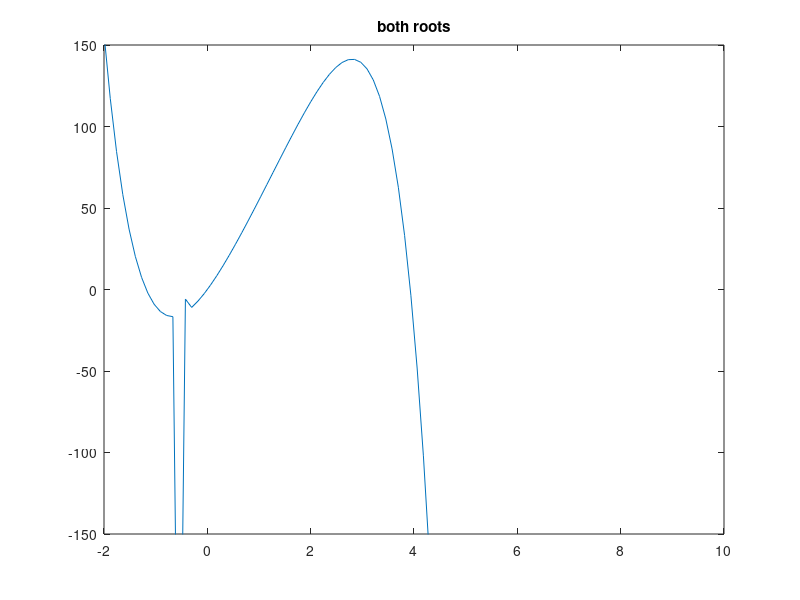
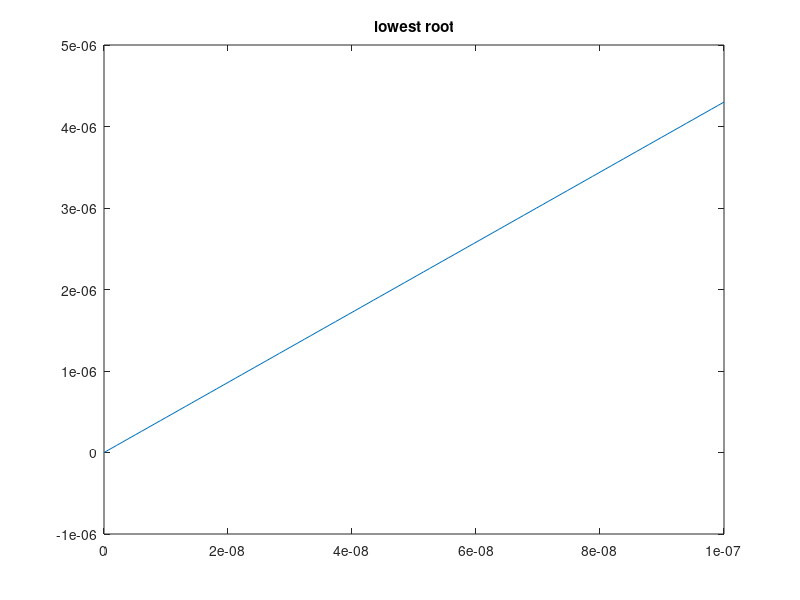
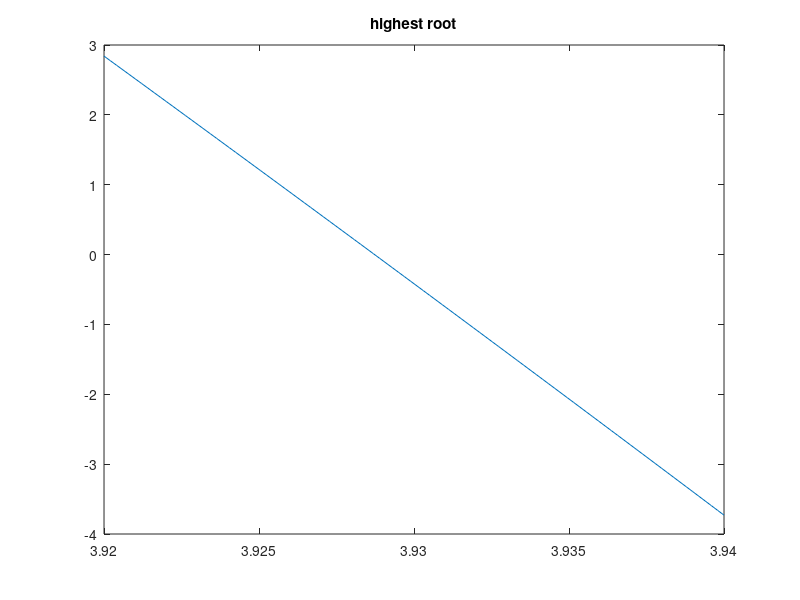

Write the MATLAB code that produced these figures, in order. (Note: this script raises an error after producing the figures.)
% Icke-linj(är) skal(är) ekvation med Newtons metod
clc; clear all; close all; format long;

% For finding the constants of convergence, we've seen that the relative
% errors are not that good for this. We'll need the true error, and for
% that we're looking to the future and procure the real roots:
low_root = 0.000000000003810;  high_root = 3.928727810646067;


% bestäm rötter till
f = @(x) 62.*x - ((x.^2 + x + 0.04) ./ (2.*x + 1)).^7 - 19.*x.*exp(-x);
% note: när det inte funkar att dra en vektor genom funktionen, kolla så
% att alla operatorer för multiplikation, division, och exponentiering
% har en punkt innan för att göra operationerna elementvisa. Jag missade
% punkten vid "./".

% den här kommer behövas senare: ... kanske.
fp = @(x) @(x, x_old) (f(x) - f(x_old)) / (x - x_old);  % secant impostor

%fp = @(x) 62 - 7.*((x.^2 + x + .04) ./ (2.*x + 1)) ...
%    .*((2*x.^2 + 2*x + .92)./(4*x.^2 + 4.*x + 1)) ...
%    + 19 .* exp(-x) .* (x - 1);
% The middle part was hard to differentiate, and I got
% 7*((x.^2 + x + .04) ./ (2*x + 1)).*((2*x.^2 + 2*x + .92)./(4*x.^2 + 4.*x + 1))
% which I thought was cor

% a. Grovlokalisera den största och den minsta roten. Genom följande prov
% ses att f(0)*f(1) < 0 & f(1)*f(4) < 0, alltså finns det rötter i de två
% intervallen. Av lydelsen antas att det bara finns två positiva rötter.
% Detta är dock inte uppenbart, och svårt att urskilja från funktionens
% utseende, annat än att den blir... nej, det är svårt.

f([0 1 4]')
%f(0)
%f(1)
%f(2)

x = linspace(-2, 10);
plot(x, f(x)); ylim([-150, 150]); title("both roots");

figure(2)
plot(linspace(0,.0000001, 100), f(linspace(0,.0000001, 100)));
title("lowest root");

figure(3)
plot(linspace(3.92, 3.94, 100), f(linspace(3.92, 3.94, 100)));
title("highest root");

% Part c: determine roots with Newton's method
tol = 10^(-8);  % this is for "relativfel", relative error in Sauer.
                % relative error = abs(x_c - x) / abs(x)

% I'll postphone this slightly... wouldn't I have to know the
% root to calculate the relative error?
% ok, Sauer 1.2.4 Stopping criteria. The relative error 
% stopping critera is (abs(x_iplus1 - x_i) / abs(x_i_plus_1)) < TOL

% What's a constant of convergence?
% answer: error_next = M * error_previous ^ alpha, where
% M is the constant of convergence and 
% alhpa is the order of convergence. 2 for Newtons.
% M = error_nect / (error_previous^alpha)
% to get alpha, take a second point: error_previous =
% M*error_previouser^alpha and combine the two equations, use log-laws,
% and solve for alpha.

% lowest root
x0 = 1; list_1 = [x0]; error_list_1 = []; true_error_list_1 = [];
max_iter = 100; iter = 1; error = 1;
while (iter < max_iter) && (error > tol)
    x1 = x0 - f(x0)/ fp(x0);
    error = abs(x1 - x0) / abs(x1);
    if iter ~= 1        % I don't want to include my error = 1
        error_list_1(end+1) = error;
    end
    x0 = x1; list_1(end+1) = x1;
    iter = iter + 1;
    true_error = abs(x1 - low_root);
    true_error_list_1(end + 1) = true_error;
end
disp("low root is: " + x1);
disp("List of first iterations: "); disp(list_1');
disp("Relative error list one is: ")
disp(error_list_1')
disp("True error list one is: ")
disp(true_error_list_1')

% Finding contant of convergence
M_1_list = []; order = 2;
for k = 1: length(true_error_list_1) - 1 - 1    % minus ett för lärdomen.
    M_1 = true_error_list_1(k+1) / (true_error_list_1(k).^order);
    M_1_list(end + 1) = M_1;
end
disp("Constants of convergence for low root: ");disp(M_1_list');


% highest root
x0 = 3.5; list_2 = [x0]; error_list_2 = []; true_error_list_2 = [];
max_iter = 100; iter = 1; error = 1;
while (iter < max_iter) && (error > tol)
    x1 = x0 - f(x0)/ fp(x0);
    error = abs(x1 - x0) / abs(x1);
    if iter ~= 1        % I don't want to include my error = 1
        error_list_2(end+1) = error;
    end
    x0 = x1; list_2(end+1) = x1;
    iter = iter + 1;
        true_error = abs(x1 - high_root);
    true_error_list_2(end + 1) = true_error;
end
disp("high root is: " + x1);
disp("List of second iterations: " );disp(list_2') 
disp("Relative error list two is: ")
disp(error_list_1')
disp("True error list two is: ")
disp(true_error_list_2')

% Finding contant of convergence
M_2_list = []; order = 2;
for k = 1: length(true_error_list_1) - 1 - 1    % minus ett för lärdomen.
    M_2 = true_error_list_1(k+1) / (true_error_list_1(k).^order);
    M_2_list(end + 1) = M_2;
end
disp("Constants of convergence for high root: ");disp(M_2_list');

% ... it keeps bouncing back to the low root. edit: I fixed it! fp wrong.

% lärdom: ehm, sista felen blir jättesmå så datorns maskinosäkerhet tar
% plats.
